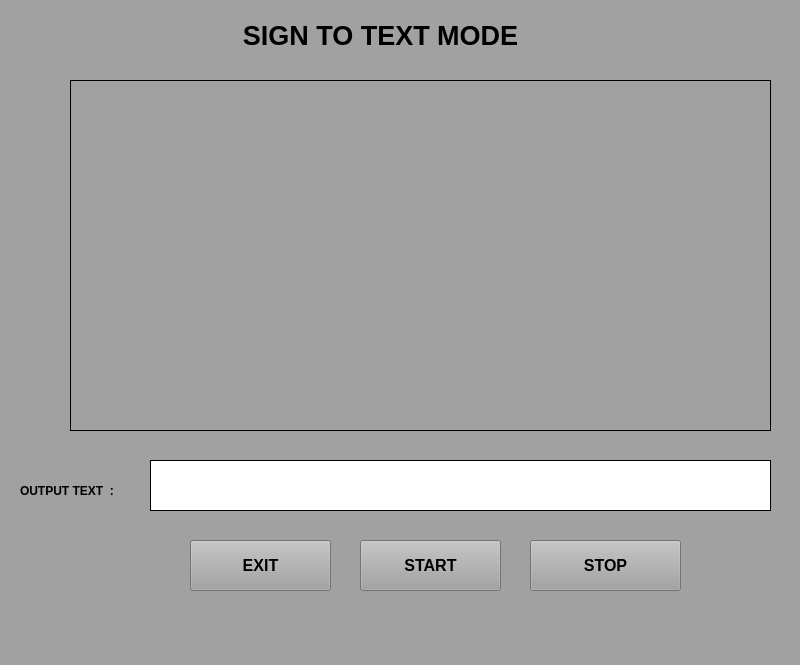
<?xml version="1.0" encoding="UTF-8"?>
<ui version="4.0">
 <class>signWindow</class>
 <widget class="QMainWindow" name="signWindow">
  <property name="geometry">
   <rect>
    <x>0</x>
    <y>0</y>
    <width>800</width>
    <height>665</height>
   </rect>
  </property>
  <property name="windowTitle">
   <string>MainWindow</string>
  </property>
  <property name="styleSheet">
   <string notr="true">background-color: rgb(161, 161, 161);</string>
  </property>
  <widget class="QWidget" name="centralwidget">
   <widget class="QLabel" name="label">
    <property name="geometry">
     <rect>
      <x>150</x>
      <y>10</y>
      <width>461</width>
      <height>51</height>
     </rect>
    </property>
    <property name="font">
     <font>
      <family>MS Sans Serif</family>
      <pointsize>20</pointsize>
      <weight>75</weight>
      <bold>true</bold>
     </font>
    </property>
    <property name="autoFillBackground">
     <bool>false</bool>
    </property>
    <property name="text">
     <string>&lt;html&gt;&lt;head/&gt;&lt;body&gt;&lt;p align=&quot;center&quot;&gt;  SIGN TO TEXT MODE&lt;/p&gt;&lt;/body&gt;&lt;/html&gt;</string>
    </property>
   </widget>
   <widget class="QLabel" name="cameralbl">
    <property name="geometry">
     <rect>
      <x>70</x>
      <y>80</y>
      <width>701</width>
      <height>351</height>
     </rect>
    </property>
    <property name="acceptDrops">
     <bool>false</bool>
    </property>
    <property name="autoFillBackground">
     <bool>false</bool>
    </property>
    <property name="frameShape">
     <enum>QFrame::Panel</enum>
    </property>
    <property name="text">
     <string/>
    </property>
   </widget>
   <widget class="QLabel" name="textlbl">
    <property name="geometry">
     <rect>
      <x>150</x>
      <y>460</y>
      <width>621</width>
      <height>51</height>
     </rect>
    </property>
    <property name="styleSheet">
     <string notr="true">background-color: rgb(255, 255, 255);</string>
    </property>
    <property name="frameShape">
     <enum>QFrame::Box</enum>
    </property>
    <property name="text">
     <string/>
    </property>
   </widget>
   <widget class="QPushButton" name="pushButton">
    <property name="geometry">
     <rect>
      <x>360</x>
      <y>540</y>
      <width>141</width>
      <height>51</height>
     </rect>
    </property>
    <property name="font">
     <font>
      <family>MS Sans Serif</family>
      <pointsize>12</pointsize>
      <weight>75</weight>
      <bold>true</bold>
     </font>
    </property>
    <property name="text">
     <string>START</string>
    </property>
   </widget>
   <widget class="QPushButton" name="pushButton_2">
    <property name="geometry">
     <rect>
      <x>530</x>
      <y>540</y>
      <width>151</width>
      <height>51</height>
     </rect>
    </property>
    <property name="font">
     <font>
      <family>MS Sans Serif</family>
      <pointsize>12</pointsize>
      <weight>75</weight>
      <bold>true</bold>
     </font>
    </property>
    <property name="text">
     <string>STOP</string>
    </property>
   </widget>
   <widget class="QLabel" name="label_2">
    <property name="geometry">
     <rect>
      <x>20</x>
      <y>470</y>
      <width>121</width>
      <height>41</height>
     </rect>
    </property>
    <property name="font">
     <font>
      <family>MS Sans Serif</family>
      <pointsize>9</pointsize>
      <weight>75</weight>
      <bold>true</bold>
     </font>
    </property>
    <property name="text">
     <string>OUTPUT TEXT  :</string>
    </property>
   </widget>
   <widget class="QPushButton" name="exit_btn">
    <property name="geometry">
     <rect>
      <x>190</x>
      <y>540</y>
      <width>141</width>
      <height>51</height>
     </rect>
    </property>
    <property name="font">
     <font>
      <family>MS Sans Serif</family>
      <pointsize>12</pointsize>
      <weight>75</weight>
      <bold>true</bold>
     </font>
    </property>
    <property name="text">
     <string>EXIT</string>
    </property>
   </widget>
  </widget>
  <widget class="QMenuBar" name="menubar">
   <property name="geometry">
    <rect>
     <x>0</x>
     <y>0</y>
     <width>800</width>
     <height>26</height>
    </rect>
   </property>
  </widget>
  <widget class="QStatusBar" name="statusbar"/>
 </widget>
 <resources/>
 <connections/>
</ui>
